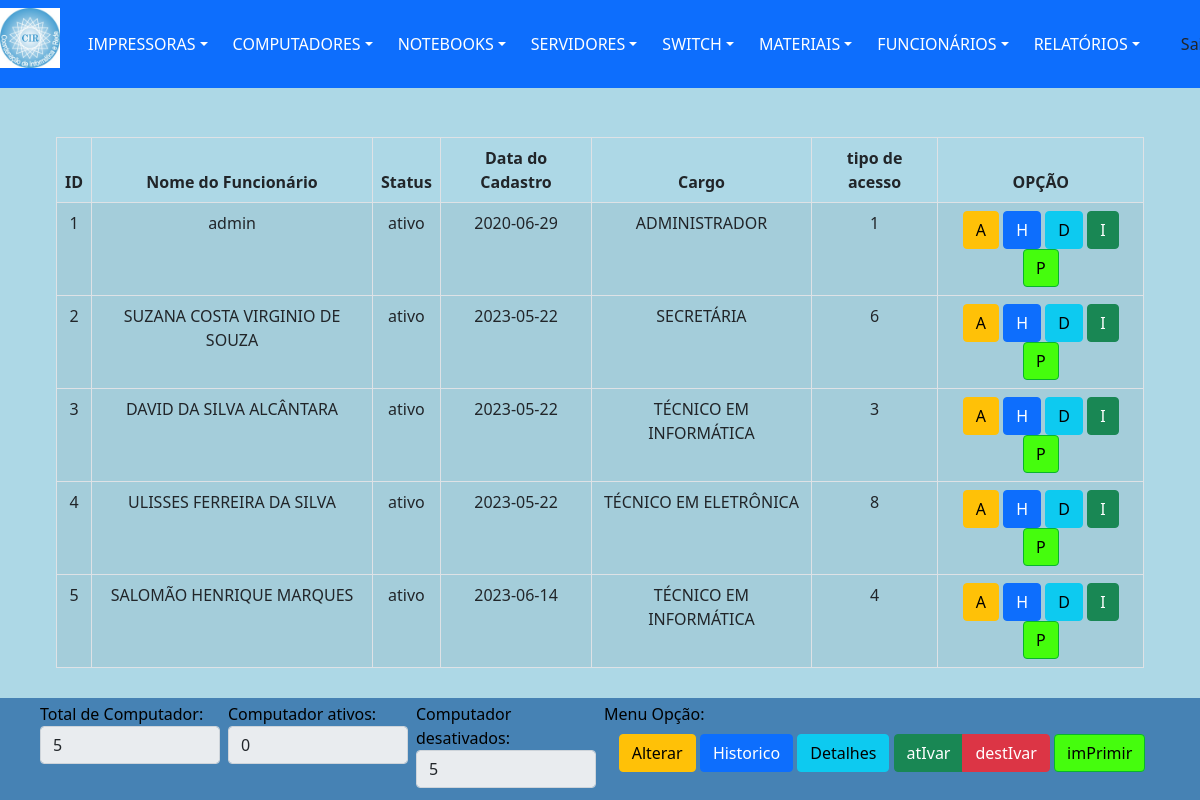
Page /views/funcionarioGerenTodos.php (signed in) on the committed database.
### tables this page shows
CREATE TABLE `funcionario` (
  `idFuncionario` int(11) NOT NULL,
  `nomeFuncionario` varchar(60) DEFAULT NULL,
  `statusFuncionario` varchar(7) DEFAULT NULL,
  `login` varchar(25) DEFAULT NULL,
  `senha` varchar(250) DEFAULT NULL,
  `dataCadastro` date DEFAULT NULL,
  `dataAltCadastro` date DEFAULT NULL,
  `idCargo` int(11) DEFAULT NULL,
  `idAcesso` int(11) DEFAULT NULL
);

CREATE TABLE `cargo` (
  `idCargo` int(11) NOT NULL,
  `statusCargos` varchar(8) DEFAULT NULL,
  `nomeCargos` varchar(50) DEFAULT NULL
);

### dao/DAO-controleCir.php (called while the page is built, shortened)
<?php
	class ControleCirDAO
		{
            public function ListarTudo($nomeTabela)
                {
                    $conn = Database::connect();
                    $conn->exec('SET CHARACTER SET utf8');
                    $sql = "SELECT * FROM $nomeTabela";
                    try
                        {
                            $listar = $conn->query($sql);
                            $buscar = $listar->fetchAll(PDO::FETCH_OBJ);
                            $numRows = $listar->rowCount();
                        }
                    catch (PDOException $exc)
                        {
                            $buscar = $exc->getTraceAsString();
                        }
                    return $buscar;
                }
            public function BuscaCargo($idCargo, $idFuncionario)
                {
                    $conn = Database::connect();
                    $conn->exec('SET CHARACTER SET utf8');
                    $sql = "SELECT * FROM funcionario f, cargo c
                    WHERE f.idCargo = '$idCargo'
                    AND  f.idFuncionario = '$idFuncionario'
                    AND  f.idCargo = c.idCargo";
                     try
                        {
                            $listar = $conn->query($sql);
                            $buscar = $listar->fetchAll(PDO::FETCH_OBJ);
                        }
                    catch (PDOException $exc)
                        {
                            $buscar = $exc->getTraceAsString();
                        }
                    return $buscar;
                }
        }
?>

### views/funcionarioGerenTodos.php (the view, shortened to what this page needs)
<?php
	include "../template/menuPrincipal.php";
	$inativo = 0;
	$ativo = 0;
?>
			<nav class="fixed  navbar navbar-dark">
				<div class="line col-md-12 p-5 position-absolute top-50 bottom-150 end-150">
                    <div class="col-md-12 py-5 px-2">
						<table class="table table-striped table-bordered table-condensed">
							<thead>
								<tr>
									<th>ID</th>
									<th>Nome do Funcionário</th>
									<th>Status</th>
									<th>Data do Cadastro</th>
									<th>Cargo</th>
									<th>tipo de acesso</th>
									<th>OPÇÃO</th>
								</tr>
							</thead>
							<tbody>
								<?php
									$nomeTabela = "funcionario";
									require_once '../dao/DAO-controleCir.php';
									$funcAltDAO = new ControleCirDAO();
									foreach($funcAltDAO-> ListarTudo($nomeTabela)  as $func)
										{ ?>
											<tr>
												<td><?php echo $idFuncionario = $func->idFuncionario;?></td>
												<td><?php echo $nomeFuncionario = $func->nomeFuncionario;?></td>
												<td><?php echo $func->statusFuncionario; ?></td>
												<td><?php echo $func->dataCadastro; ?></td>
												<?php $idAcesso = $func->idAcesso; ?>
												<td>
													<?php   $idCargo = $func->idCargo;
															$cargoDAO = new ControleCirDAO();
															foreach($cargoDAO->BuscaCargo($idCargo, $idFuncionario) as $cargo)
																{
																	$nomeCargos= $cargo->nomeCargos;
																	echo $nomeCargos;
																}
													?>
												</td>
												<td><?php echo $idAcesso?></td>
												<td class='operations'>
                                                    <div class="btn-group pull-left" >
                                                        <a href="../views/naoImplementada.php" class="btn btn-small btn-warning table-edit">A<i class="icon-edit"></i></a>
                                                    </div>
                                                    <div class="btn-group pull-left">
                                                    	<a href="../views/naoImplementada.php" class="btn btn-primary">H<i class="icon-remove"></i></a>
                                                    </div>
                                                    <div class="btn-group pull-left">
                                                        <a href="../views/naoImplementada.php" class="btn btn-info">D<i class="icon-remove"></i></a>
                                                    </div>
                                                    <div class="btn-group pull-left">
														<?php
                                                            if($statusComp != "ativo")
                                                                {
                                                                    $html = "<a href='../views/naoImplementada.php' class='btn btn-small btn-success'>I<i class='icon-remove'></i></a>";
                                                                    $inativo++;
																	echo $html;
                                                                }
															else
                                                                {
                                                                    $html = "<a href='../views/naoImplementada.php' class='btn btn-small btn-danger'>I<i class='icon-remove'></i></a>";
                                                                    $ativo++;
																	echo $html;
                                                                }
                                                        ?>
                                                    </div>
													<div class="btn-group pull-left">
                                                        <a href="../views/naoImplementada.php" target="_blank" class="btn btn-small btn-ufs">P<i class="icon-remove"></i></a>
                                                    </div>
                                                </td>
											<tr>
										<?php
										} ?>
							</tbody>
						</table>
					</div>
				</div>
			</nav>
		<div class="fixed-bottom p-1 px-md-5 col-md-12 bg-ufs text-black1">
			<div class="row">
				<div class="col px-md-1 col-md-2">
					<label for="inputSuccess" class="control-label">Total de Computador:</label>
					<input type="text" class="form-control" value="<?php echo $_SESSION['numUser'];?>" readonly >
				</div>
				<div class="col px-md-1 col-md-2">
					<label for="inputSuccess" class="control-label">Computador ativos:</label>
					<input type="text" class="form-control" value="<?php echo $ativo;?>" readonly>
				</div>
				<div class="col px-md-1 col-md-2">
					<label for="inputSuccess" class="control-label">Computador desativados:</label>
					<input type="text" class="form-control" value="<?php echo $inativo;?>" readonly>
				</div>
				<div class="col px-md-1 col-md-6">
					<label for="inputSuccess" class="control-label">Menu Opção:</label>
							<table class="table table-borderless">
								<thead>
									<tr>
										<th>
											<div class="btn-group pull-left" >
												<a class="btn btn-small btn-warning table-edit">Alterar<i class="icon-edit"></i></a>
											</div>
											<div class="btn-group pull-left">
												<a class="btn btn-primary">Historico<i class="icon-remove"></i></a>
											</div>
											<div class="btn-group pull-left">
												<a class="btn btn-info">Detalhes<i class="icon-remove"></i></a>
											</div>
											<div class="btn-group pull-left">
												<a class="btn btn-small btn-success">atIvar<i class="icon-remove"></i></a>
												<a class="btn btn-small btn-danger">destIvar<i class="icon-remove"></i></a>
											</div>
											<div class="btn-group pull-left">
												<a class="btn btn-small btn-ufs">imPrimir<i class="icon-remove"></i></a>
											</div>
										</th>
									</tr>
								</thead>
							</table>
				</div>
			</div>
		</div>
	</body>
</html>

### template/menuPrincipal.php (style rules this page uses)
body { background-color: #ADD8E6; }
table, th, td { padding: 5px; text-align:center; }

### rows in the picture
funcionario: idFuncionario "1", nomeFuncionario "admin", statusFuncionario "ativo", dataCadastro "2020-06-29", idCargo.nomeCargos "ADMINISTRADOR", idAcesso "1"
funcionario: idFuncionario "2", nomeFuncionario "SUZANA COSTA VIRGINIO DE SOUZA", statusFuncionario "ativo", dataCadastro "2023-05-22", idCargo.nomeCargos "SECRETÁRIA", idAcesso "6"
funcionario: idFuncionario "3", nomeFuncionario "DAVID DA SILVA ALCÂNTARA", statusFuncionario "ativo", dataCadastro "2023-05-22", idCargo.nomeCargos "TÉCNICO EM INFORMÁTICA", idAcesso "3"
funcionario: idFuncionario "4", nomeFuncionario "ULISSES FERREIRA DA SILVA", statusFuncionario "ativo", dataCadastro "2023-05-22", idCargo.nomeCargos "TÉCNICO EM ELETRÔNICA", idAcesso "8"
funcionario: idFuncionario "5", nomeFuncionario "SALOMÃO HENRIQUE MARQUES", statusFuncionario "ativo", dataCadastro "2023-06-14", idCargo.nomeCargos "TÉCNICO EM INFORMÁTICA", idAcesso "4"
